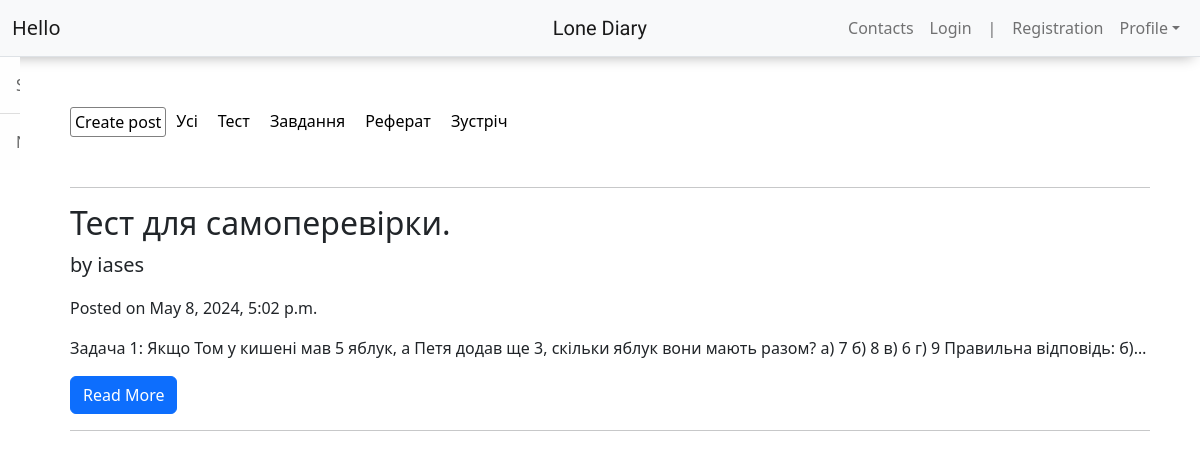
Page /posts/1?category=Тест on the committed database.
### mainsite/models.py (models this page shows, shortened)
class Category(models.Model):
    name = models.CharField(max_length=30, verbose_name="Назва")
    class Meta:
        verbose_name = "Категорія"
        verbose_name_plural = "Категорії"

class Lesson(models.Model):
    course = models.ForeignKey(Course, on_delete=models.CASCADE, verbose_name="Курс", null=True)
    title = models.CharField(max_length=90, verbose_name="Заголовок")
    content = models.TextField(verbose_name="Опис")
    published_date = models.DateTimeField(auto_created=True, verbose_name="Дата")
    category = models.ForeignKey(Category, on_delete=models.CASCADE, verbose_name="Категорія")
    user = models.ForeignKey(settings.AUTH_USER_MODEL, on_delete=models.CASCADE, verbose_name="Автор")
    class Meta:
        verbose_name = "Урок"
        verbose_name_plural = "Уроки"

### mainsite/views.py (the view)
# urls.py: path('posts/<int:course_id>', views.posts, name='posts'),
def posts(request, course_id):
    course = Course.objects.get(pk=course_id)
    posts = course.lesson_set.all()
    categories = Category.objects.all()
    selected_category = request.GET.get('category')
    if selected_category:
        posts = posts.filter(category__name=selected_category)
    context = {
        'course_title': course.title,
        'posts': posts,
        'course_id': course.id,
        'categories': categories,
    }
    return render(request, 'mainsite/subjects/posts.html', context)

### templates/mainsite/subjects/posts.html (shortened to what this page needs)
{% extends 'mainsite/base.html' %}
{% block content %}
<div class="main" style="display: flex;">
    {% include 'mainsite/includes/sidebar_pupil.html' %}
    <div class="content" style="width: 90%; display: block; margin: 50px;">
        <div style="display: flex;">
            <a href="{% url 'add_post' course_id=course_id %}"
               style="text-decoration: none; color: black; border: 1px solid gray; padding: 2px 4px; border-radius: 3px;">Create
                post</a><a href="?" style="vertical-align: middle; text-decoration: none; color: black; padding: 2px 10px;">Усі</a>
                {% for category in categories %}
                    <a href="?category={{ category.name }}" style="vertical-align: middle; text-decoration: none; color: black; padding: 2px 10px;">{{ category.name }}</a>
                {% endfor %}
        </div>
        <div style="margin-top: 50px;">
            {% for post in posts %}
            <hr>
            <h2>{{post.title}}</h2>
            <p class="lead">by {{post.user}}</p>
            <p> Posted on {{ post.published_date }}</p>
            <p style="overflow: hidden; max-width: 185ch; white-space: nowrap; text-overflow: ellipsis;">{{ post.content }}</p>
            <a class="btn btn-primary" href="{% url 'post' title=post.title %}">Read More
            </a>
            <hr>
            {% endfor %}
        </div>
    </div>
</div>
{% endblock %}

### rows in the picture
Category: name "Тест"
Category: name "Завдання"
Category: name "Реферат"
Category: name "Зустріч"
Lesson: title "Тест для самоперевірки.", user "iases", published_date "May 8, 2024, 5:02 p.m.", content "Задача 1: Якщо Том у кишені мав 5 яблук, а Петя додав ще 3, скільки яблук вони мають разом? а) 7 б) 8 в) 6 г) 9 Правильна відповідь: б)…"
